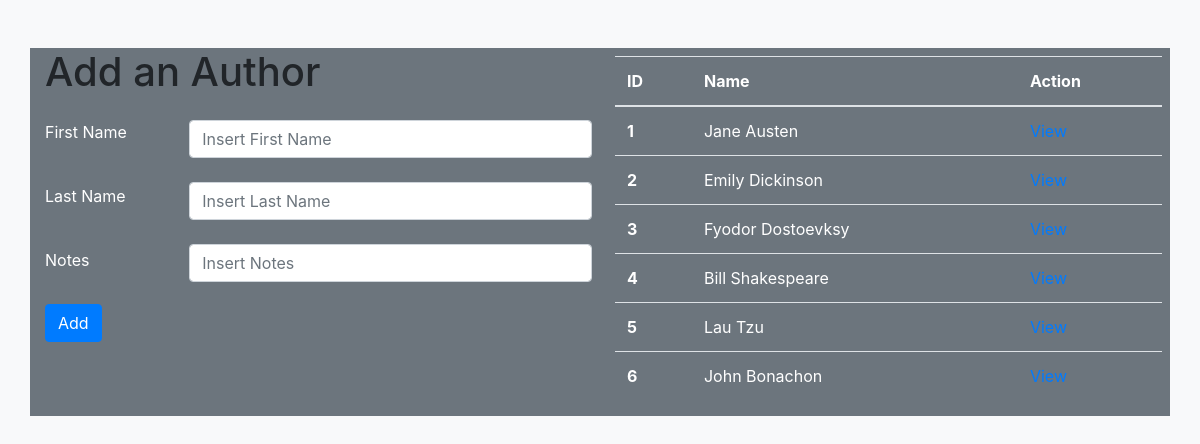
The app's page /authors with its own data.
### books_authors_app/models.py (models this page shows, shortened)
class Author(models.Model):
    first_name = models.CharField(max_length=255)
    last_name = models.CharField(max_length=255)
    created_at = models.DateField(auto_now_add=True)
    updated_at = models.DateField(auto_now=True)
    books = models.ManyToManyField(Book, related_name="authors")
    notas = models.TextField(null=True)

### books_authors_app/views.py (the view, shortened to what this page needs)
# urls.py: path('authors', views.authors),
def authors(request):
    author_tables = Author.objects.all()
    if request.method == "GET":
        context= {
            "author_tables": author_tables,
        }
        return render(request,"authors.html", context)

### books_authors_app/templates/authors.html (shortened to what this page needs)
{% extends "base.html" %}
{% block content %}
    <div class="row mt-5">
        <div class="col">
            <h1>Add an Author</h1>
            <form action="" method="POST">
                <div class="row">
                    <div class="col-3 my-3 text-white">
                        <p>First Name</p>
                        <br>
                        <p>Last Name</p>
                        <br>
                        <p>Notes</p>
                    </div>
                    <div class="form-group col my-3">
                        <input type="text" class="form-control" name="new_f_name" id="new_f_name" placeholder="Insert First Name">
                        <br>
                        <input type="text" class="form-control" name="new_l_name" id="new_l_name" placeholder="Insert Last Name">
                        <br>
                        <input type="text" class="form-control" name="new_notes" id="new_notes" placeholder="Insert Notes">
                    </div>
                </div>
                <button type="submit" class="btn btn-primary">Add</button>
            </form>
        </div>
        <table class="table table-hover col text-white mt-2 mx-2">
            <thead>
                <tr>
                    <th scope="col">ID</th>
                    <th scope="col">Name</th>
                    <th scope="col">Action</th>
                </tr>
            </thead>
            <tbody>
                {% for author in author_tables %}
                <tr>
                    <th scope="row"> {{ author.id }}</th>
                    <td>{{ author.first_name }} {{ author.last_name }}</td>
                    <td><a class="link-info" href="/authors/{{ author.id }}">View</a></td>
                </tr>
                {% endfor %}
            </tbody>
        </table>
    </div>
{% endblock %}

### records on screen
Author: id "1", first_name "Jane", last_name "Austen"
Author: id "2", first_name "Emily", last_name "Dickinson"
Author: id "3", first_name "Fyodor", last_name "Dostoevksy"
Author: id "4", first_name "Bill", last_name "Shakespeare"
Author: id "5", first_name "Lau", last_name "Tzu"
Author: id "6", first_name "John", last_name "Bonachon"
